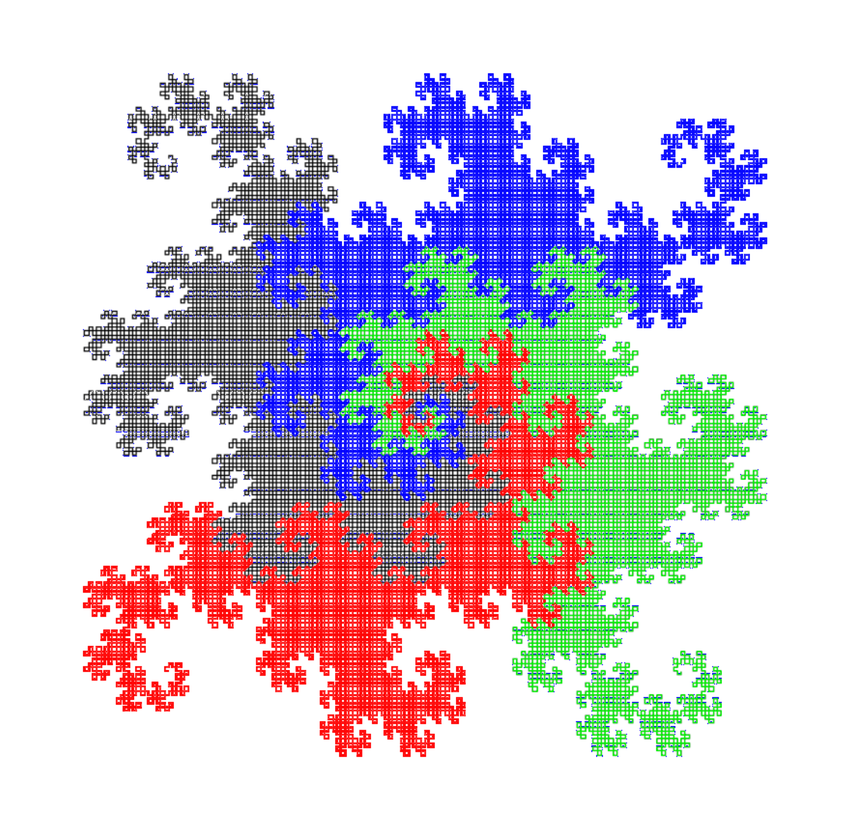
#> input picture complex field sets/quadro dragon 12 1.png, 845 x 835 px, shrunk from 2280 x 2254 before the run, found by its file name
$ python 'image rotating.py'
#> lines starting #> are read from the running program, lines starting #| are printed output that depends on the picture
# -*- coding: utf-8 -*-
"""
Created on Tue Aug 22 18:42:01 2023

@author: sagar
"""

# import the Python Image
# processing Library
from PIL import Image

# Giving The Original image Directory
# Specified
Original_Image = Image.open("D:\\Codes\\complex field sets\\quadro dragon 12 1.png")
#> Original_Image is the input picture: PIL image 845x835 RGBA; mean R, G, B, A 207.6, 200.2, 209.5, 255

# Rotate Image By 180 Degree
#rotated_image1 = Original_Image.rotate(180)

# This is Alternative Syntax To Rotate
# The Image
#rotated_image2 = Original_Image.transpose(Image.ROTATE_90)

# This Will Rotate Image By 60 Degree
rotated_image3 = Original_Image.rotate(45)
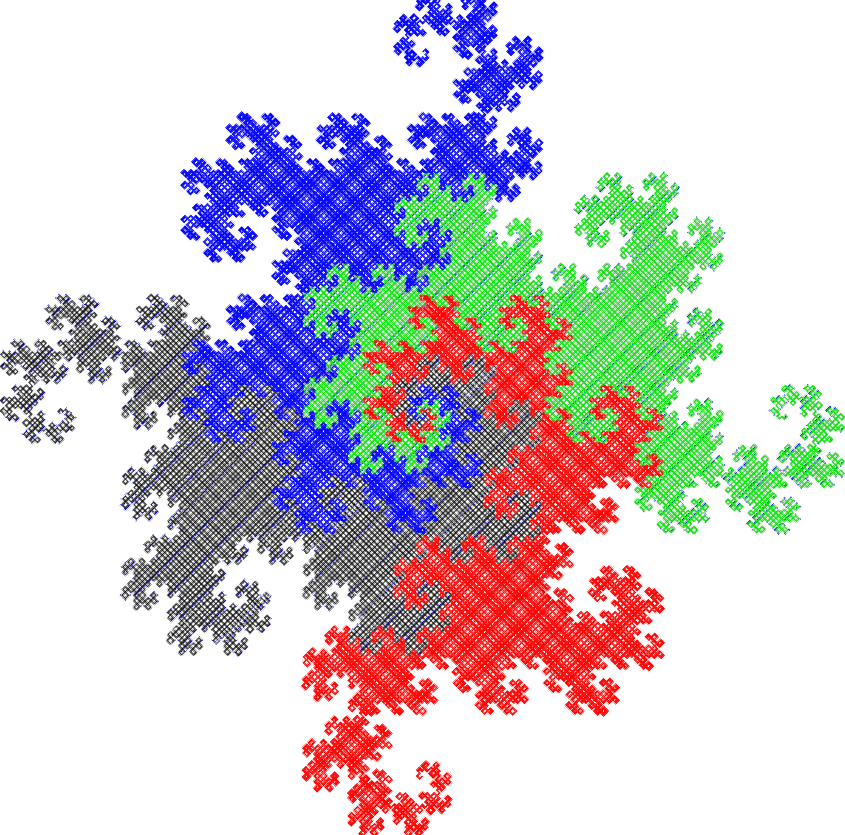
#> rotated_image3: PIL image 845x835 RGBA; mean R, G, B, A 164, 156.6, 165.4, 211.2; transparent parts drawn white

#rotated_image1.show()
#rotated_image2.show()
rotated_image3.show()

$ run again, with complex field sets/Bernslay fern multicolour HR.png copied over complex field sets/quadro dragon 12 1.png
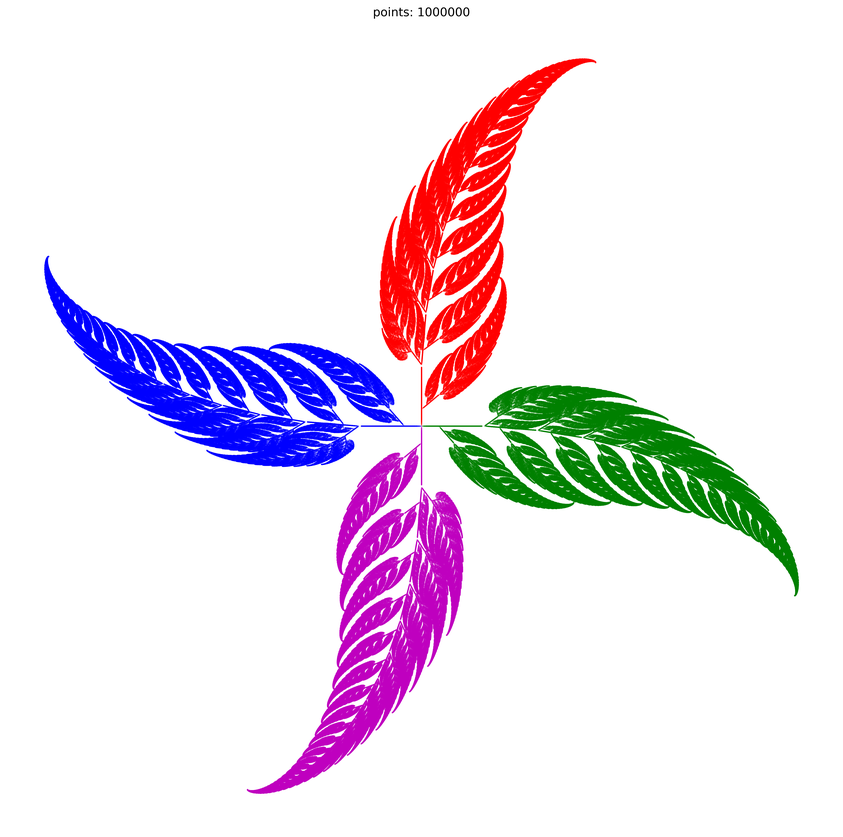
#> input picture complex field sets/Bernslay fern multicolour HR.png, 843 x 837 px, shrunk from 5912 x 5868 before the run, found by its file name
#> Original_Image is the input picture: PIL image 843x837 RGBA; mean R, G, B, A 236.4, 226.1, 236.4, 255
#> `rotated_image3 = Original_Image.rotate(45)`:
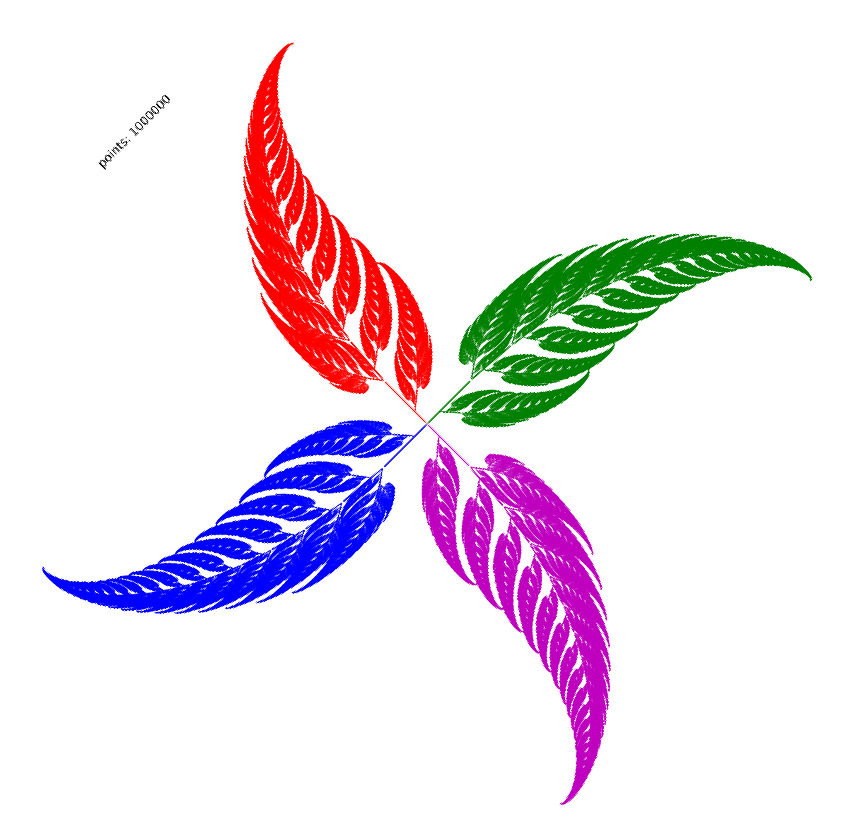
#> rotated_image3: PIL image 843x837 RGBA; mean R, G, B, A 192.6, 182.4, 192.7, 211.3; transparent parts drawn white
